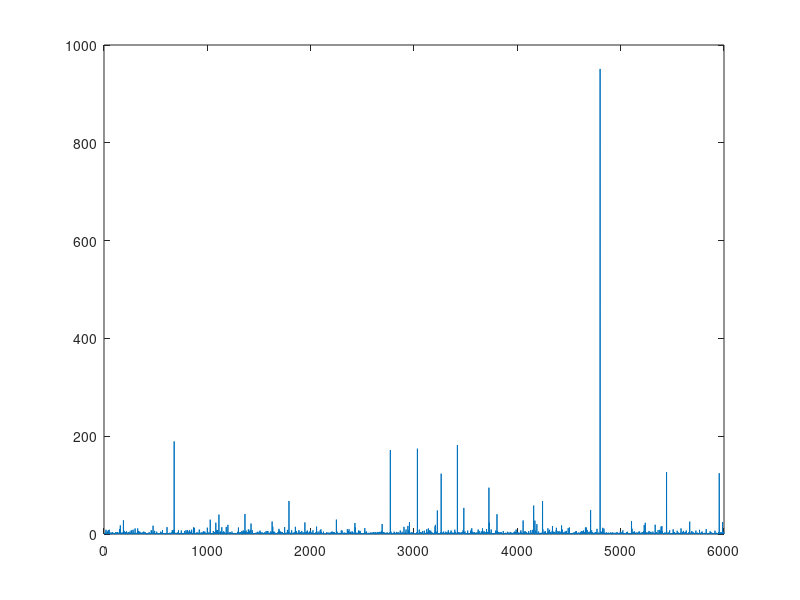

The MATLAB source for this figure:
clear;

files = dir('results/cdsim_demandModel_SNM_13-May-2014*.mat');

for f=1:length(files)
    clear par stats;
    load(strcat('results/', files(f).name));
    
    fi = figure(f);
    plot(stats.snm.numActiveVids);
    
    figName = strcat('results/figs/cdsim_demandModel-', num2str(par.demand_model), '_newVidProb-', num2str(par.snm.newVideoProb), '_ticksPerDay-', num2str(par.ticksPerDay), '_ticks-', num2str(par.tmax), '_scaleOfIntAriTime-', num2str(par.ia_share_par(2)), '_number-', num2str(f));
    title(figName);
    saveas(fi,strcat(figName, '.jpg'),'jpg');
end

%% test inter-arrival time
par.ia_share_rnd = 'gp';
par.ia_share_par = [1/1.5070 0.5 0];

numTrials = 6000;
stats = nan(1,numTrials);

for t=1:numTrials
    stats(t) = random(par.ia_share_rnd, par.ia_share_par(1), par.ia_share_par(2), par.ia_share_par(3));
end

plot(stats);
mean(stats)